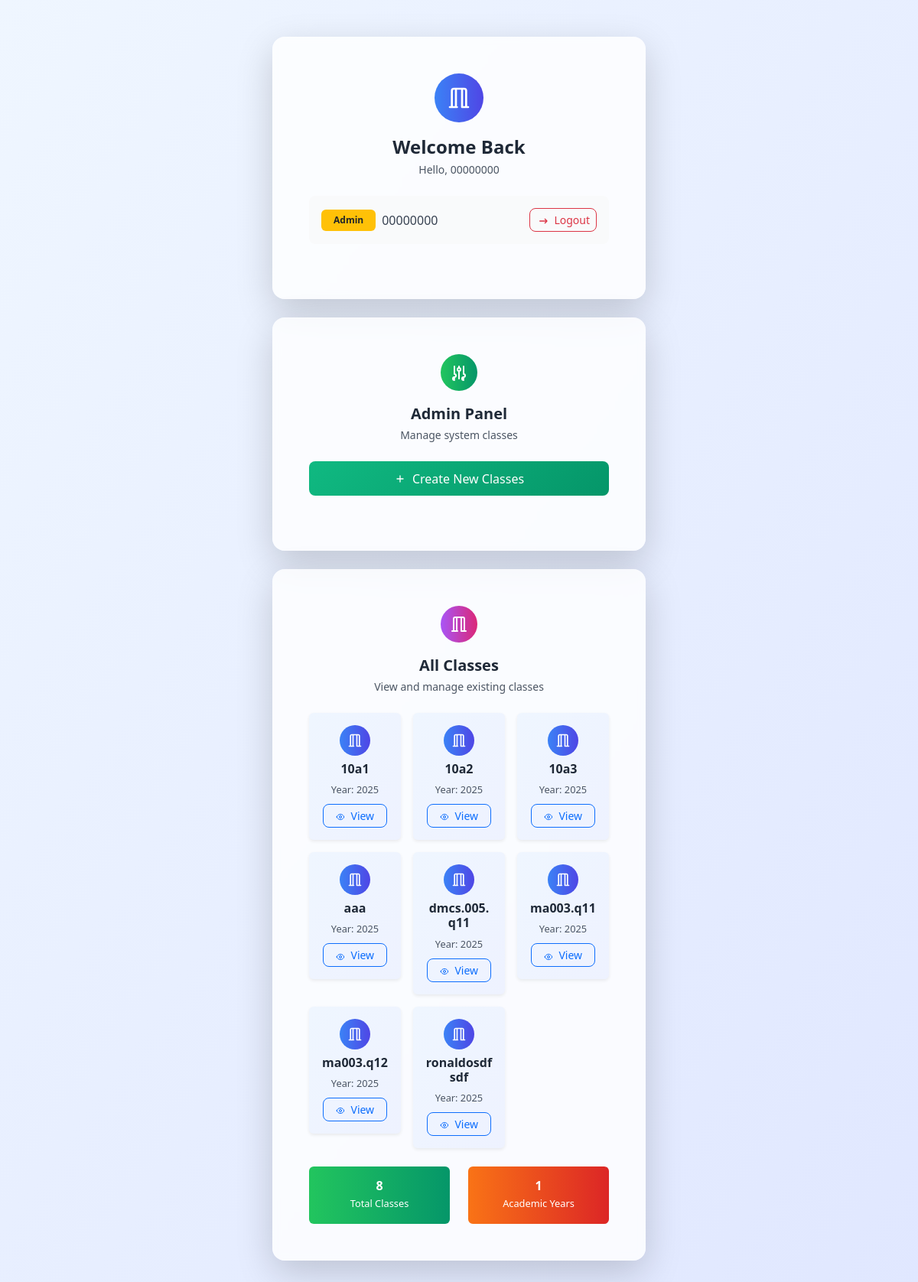
The page / (signed in) on the database its author committed.
### tables this page shows
CREATE TABLE classes (class_name text not null, started_year integer not null, primary key (class_name,started_year));

### main.py (the view)
@app.route('/', methods=['GET','POST'])
def serve_main():
    if 'id' in session:
        if session['id'] != admin_id:
            db=get_db()
            user_data=db.execute("select * from student_to_classes where id = ?",(session['id'],)).fetchall()
            return render_template('personal.html',user_data=user_data)
        db = get_db()
        classes_list = db.execute("SELECT * FROM classes ORDER BY started_year DESC, class_name ASC")
        classes_list = classes_list.fetchall()
        db.close()
        return render_template('index.html', classes_list=classes_list)
    else:
        return redirect(url_for('login'))

### main.py (called while the page is built)
def get_db():
    conn = sqlite3.connect(database_path)
    conn.row_factory = sqlite3.Row
    return conn

### templates/index.html (shortened to what this page needs)
<!DOCTYPE html>
<html lang="en">
<head>
    <link href="https://cdn.jsdelivr.net/npm/bootstrap@5.3.0/dist/css/bootstrap.min.css" rel="stylesheet">
    <script src="https://cdn.tailwindcss.com"></script>
</head>
<body class="bg-gradient-to-br from-blue-50 to-indigo-100 min-h-screen">
    <div class="container py-5">
        <div class="row justify-content-center">
            <div class="col-lg-8 col-xl-6">
                <div class="card shadow-lg border-0 rounded-4 bg-white/80 backdrop-blur-sm mb-4">
                    <div class="card-body p-5">
                        <div class="text-center mb-4">
                            <div class="bg-gradient-to-r from-blue-500 to-indigo-600 w-16 h-16 rounded-full mx-auto mb-3 flex items-center justify-center">
                                <svg class="w-8 h-8 text-white" fill="none" stroke="currentColor" viewBox="0 0 24 24">
                                    <path stroke-linecap="round" stroke-linejoin="round" stroke-width="2" d="M19 21V5a2 2 0 00-2-2H7a2 2 0 00-2 2v16m14 0h2m-2 0h-4m-5 0H3m2 0h4M9 3v18m6-18v18"/>
                                </svg>
                            </div>
                            <h2 class="text-2xl font-bold text-gray-800 mb-1">Welcome Back</h2>
                            <p class="text-gray-600 text-sm">Hello, {{ session.id }}</p>
                        </div>
                        <div class="d-flex justify-content-between align-items-center mb-4 p-3 bg-gray-50 rounded-3">
                            <div class="d-flex align-items-center">
                                {% if session.id == '00000000' %}
                                <span class="badge bg-warning text-dark me-2 px-3 py-2">Admin</span>
                                {% else %}
                                <span class="badge bg-primary me-2 px-3 py-2">User</span>
                                {% endif %}
                                <span class="text-gray-700 font-medium">{{ session.id }}</span>
                            </div>
                            <a href="{{ url_for('logout') }}" class="btn btn-outline-danger btn-sm rounded-3">
                                <svg class="w-4 h-4 inline-block me-1" fill="none" stroke="currentColor" viewBox="0 0 24 24">
                                    <path stroke-linecap="round" stroke-linejoin="round" stroke-width="2" d="M17 16l4-4m0 0l-4-4m4 4H7"/>
                                </svg>
                                Logout
                            </a>
                        </div>
                    </div>
                </div>
                {% if session.id == '00000000' %}
                <div class="card shadow-lg border-0 rounded-4 bg-white/80 backdrop-blur-sm mb-4">
                    <div class="card-body p-5">
                        <div class="text-center mb-4">
                            <div class="bg-gradient-to-r from-green-500 to-emerald-600 w-12 h-12 rounded-full mx-auto mb-3 flex items-center justify-center">
                                <svg class="w-6 h-6 text-white" fill="none" stroke="currentColor" viewBox="0 0 24 24">
                                    <path stroke-linecap="round" stroke-linejoin="round" stroke-width="2" d="M12 6V4m0 2a2 2 0 100 4m0-4a2 2 0 110 4m-6 8a2 2 0 100-4m0 4a2 2 0 100 4m0-4v2m0-6V4m6 6v10m6-2a2 2 0 100-4m0 4a2 2 0 100 4m0-4v2m0-6V4"/>
                                </svg>
                            </div>
                            <h5 class="text-xl font-bold text-gray-800 mb-1">Admin Panel</h5>
                            <p class="text-gray-600 text-sm">Manage system classes</p>
                        </div>
                        <div class="d-grid mb-4">
                            <button id="createClassBtn"
                                    class="btn text-white font-medium rounded-3 transition-all duration-200 hover:scale-105 active:scale-95 py-2"
                                    style="background: linear-gradient(135deg, #10b981 0%, #059669 100%); border: none; height: 45px;">
                                <span class="d-flex align-items-center justify-content-center">
                                    <svg class="w-4 h-4 me-2" fill="none" stroke="currentColor" viewBox="0 0 24 24">
                                        <path stroke-linecap="round" stroke-linejoin="round" stroke-width="2" d="M12 6v6m0 0v6m0-6h6m-6 0H6"/>
                                    </svg>
                                    Create New Classes
                                </span>
                            </button>
                        </div>
                    </div>
                </div>
                {% endif %}
                <div class="card shadow-lg border-0 rounded-4 bg-white/80 backdrop-blur-sm mb-4">
                    <div class="card-body p-5">
                        <div class="text-center mb-4">
                            <div class="bg-gradient-to-r from-purple-500 to-pink-600 w-12 h-12 rounded-full mx-auto mb-3 flex items-center justify-center">
                                <svg class="w-6 h-6 text-white" fill="none" stroke="currentColor" viewBox="0 0 24 24">
                                    <path stroke-linecap="round" stroke-linejoin="round" stroke-width="2" d="M19 21V5a2 2 0 00-2-2H7a2 2 0 00-2 2v16m14 0h2m-2 0h-4m-5 0H3m2 0h4M9 3v18m6-18v18"/>
                                </svg>
                            </div>
                            <h5 class="text-xl font-bold text-gray-800 mb-1">All Classes</h5>
                            <p class="text-gray-600 text-sm">View and manage existing classes</p>
                        </div>
                        {% if classes_list %}
                        <div class="row g-3">
                            {% for class in classes_list %}
                            <div class="col-md-6 col-lg-4">
                                <div class="card bg-gradient-to-br from-blue-50 to-indigo-50 border-0 shadow-sm hover:shadow-md transition-all duration-200">
                                    <div class="card-body text-center p-3">
                                        <div class="bg-gradient-to-r from-blue-500 to-indigo-600 w-10 h-10 rounded-full mx-auto mb-2 flex items-center justify-center">
                                            <svg class="w-5 h-5 text-white" fill="none" stroke="currentColor" viewBox="0 0 24 24">
                                                <path stroke-linecap="round" stroke-linejoin="round" stroke-width="2" d="M19 21V5a2 2 0 00-2-2H7a2 2 0 00-2 2v16m14 0h2m-2 0h-4m-5 0H3m2 0h4M9 3v18m6-18v18"/>
                                            </svg>
                                        </div>
                                        <h6 class="card-title font-bold text-gray-800 mb-1">{{ class.class_name }}</h6>
                                        <small class="text-gray-600">Year: {{ class.started_year }}</small>
                                        <div class="mt-2">
                                            <a href="/viewcl?name={{ class.class_name }}&year={{ class.started_year }}"
                                               class="btn btn-sm btn-outline-primary rounded-3 px-3 text-decoration-none">
                                                View
                                            </a>
                                        </div>
                                    </div>
                                </div>
                            </div>
                            {% endfor %}
                        </div>
                        <div class="row mt-4">
                            <div class="col-md-6">
                                <div class="card bg-gradient-to-r from-green-500 to-emerald-600 text-white border-0">
                                    <div class="card-body text-center py-3">
                                        <h4 class="card-title font-bold mb-0">{{ classes_list|length }}</h4>
                                        <small>Total Classes</small>
                                    </div>
                                </div>
                            </div>
                            <div class="col-md-6">
                                <div class="card bg-gradient-to-r from-orange-500 to-red-600 text-white border-0">
                                    <div class="card-body text-center py-3">
                                        <h4 class="card-title font-bold mb-0">{{ classes_list|map(attribute='started_year')|unique|list|length }}</h4>
                                        <small>Academic Years</small>
                                    </div>
                                </div>
                            </div>
                        </div>
                        {% endif %}
                    </div>
                </div>
            </div>
        </div>
    </div>
</body>
</html>

### rows shown on the page
classes: class_name "10a1", started_year "2025"
classes: class_name "10a2", started_year "2025"
classes: class_name "10a3", started_year "2025"
classes: class_name "aaa", started_year "2025"
classes: class_name "dmcs.005.q11", started_year "2025"
classes: class_name "ma003.q11", started_year "2025"
classes: class_name "ma003.q12", started_year "2025"
classes: class_name "ronaldosdfsdf", started_year "2025"

### other values the page prints
{{ session.id }} "00000000"
{{ classes_list|length }} "8"
{{ classes_list|map(attribute='started_year')|unique|list|length }} "1"
